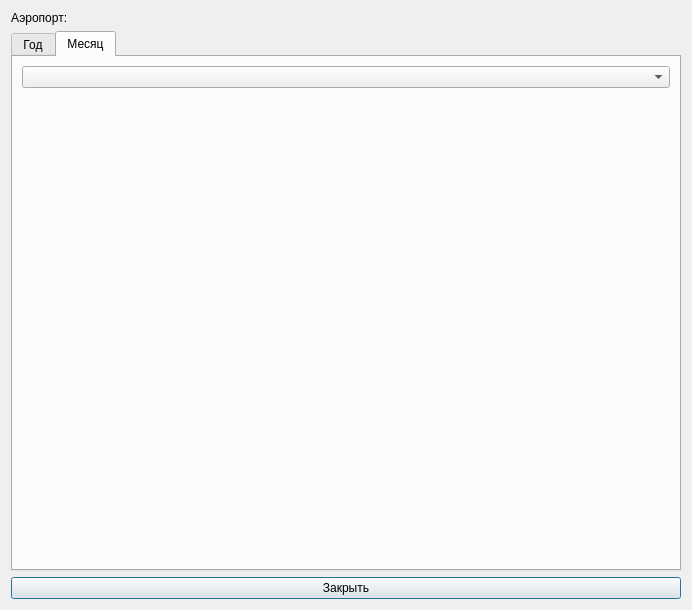
<?xml version="1.0" encoding="UTF-8"?>
<ui version="4.0">
 <class>Statistics</class>
 <widget class="QDialog" name="Statistics">
  <property name="geometry">
   <rect>
    <x>0</x>
    <y>0</y>
    <width>692</width>
    <height>610</height>
   </rect>
  </property>
  <property name="windowTitle">
   <string>Dialog</string>
  </property>
  <layout class="QGridLayout" name="gridLayout">
   <item row="2" column="0">
    <widget class="QPushButton" name="pb_close">
     <property name="text">
      <string>Закрыть</string>
     </property>
    </widget>
   </item>
   <item row="1" column="0">
    <widget class="QTabWidget" name="tw_workload">
     <property name="currentIndex">
      <number>1</number>
     </property>
     <widget class="QWidget" name="tab_year">
      <attribute name="title">
       <string>Год</string>
      </attribute>
      <layout class="QGridLayout" name="gridLayout_2">
       <item row="0" column="0">
        <widget class="QFrame" name="hf_year">
         <layout class="QHBoxLayout" name="horizontalLayout"/>
        </widget>
       </item>
      </layout>
     </widget>
     <widget class="QWidget" name="tab_month">
      <attribute name="title">
       <string>Месяц</string>
      </attribute>
      <layout class="QGridLayout" name="gridLayout_3">
       <item row="0" column="0">
        <widget class="QComboBox" name="cb_month"/>
       </item>
       <item row="1" column="0">
        <widget class="QFrame" name="hf_month">
         <layout class="QHBoxLayout" name="horizontalLayout_2"/>
        </widget>
       </item>
      </layout>
     </widget>
    </widget>
   </item>
   <item row="0" column="0">
    <widget class="QLabel" name="lb_airport">
     <property name="text">
      <string>Аэропорт:</string>
     </property>
    </widget>
   </item>
  </layout>
 </widget>
 <resources/>
 <connections/>
</ui>
